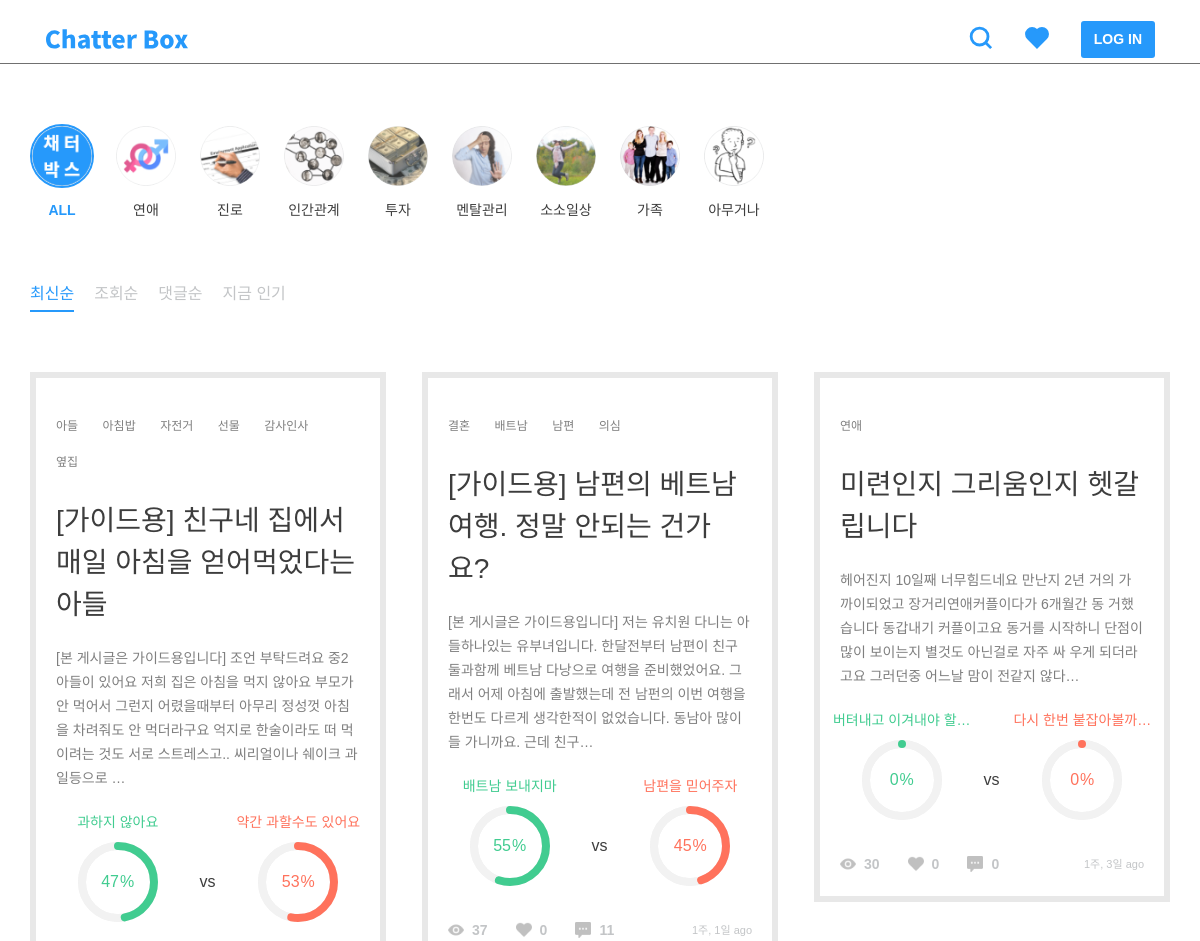
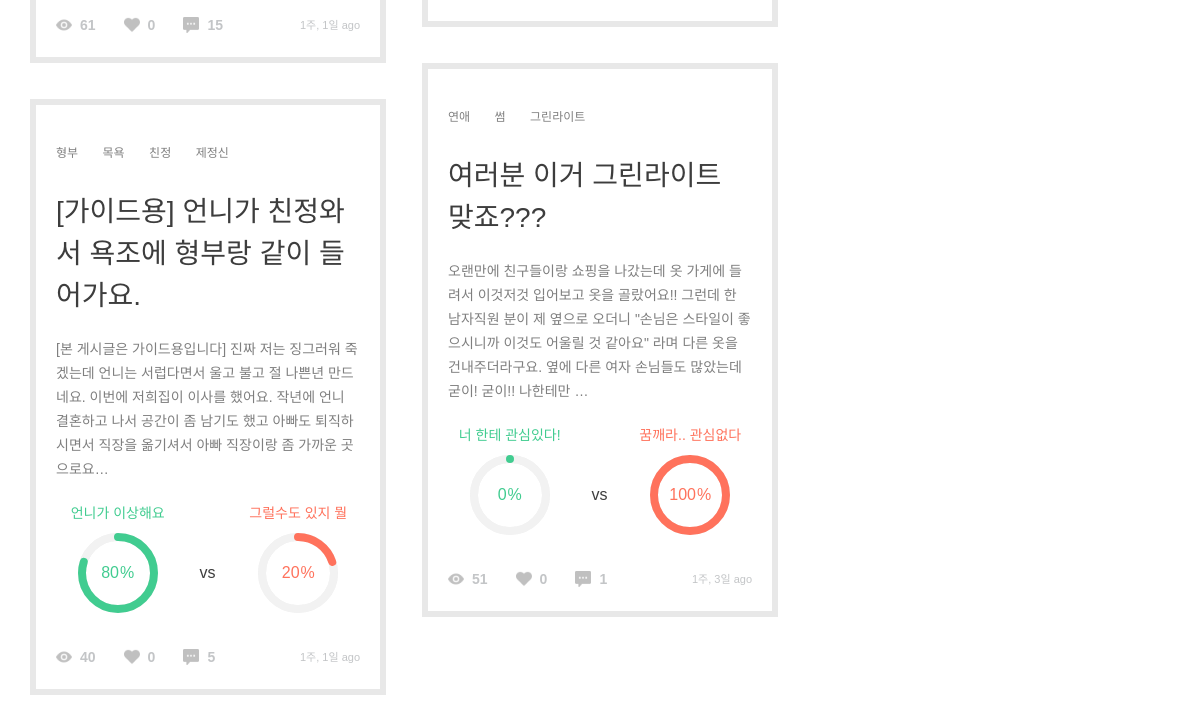
The page /post/?page=2 on the database as committed earlier (2 pictures, top to bottom).
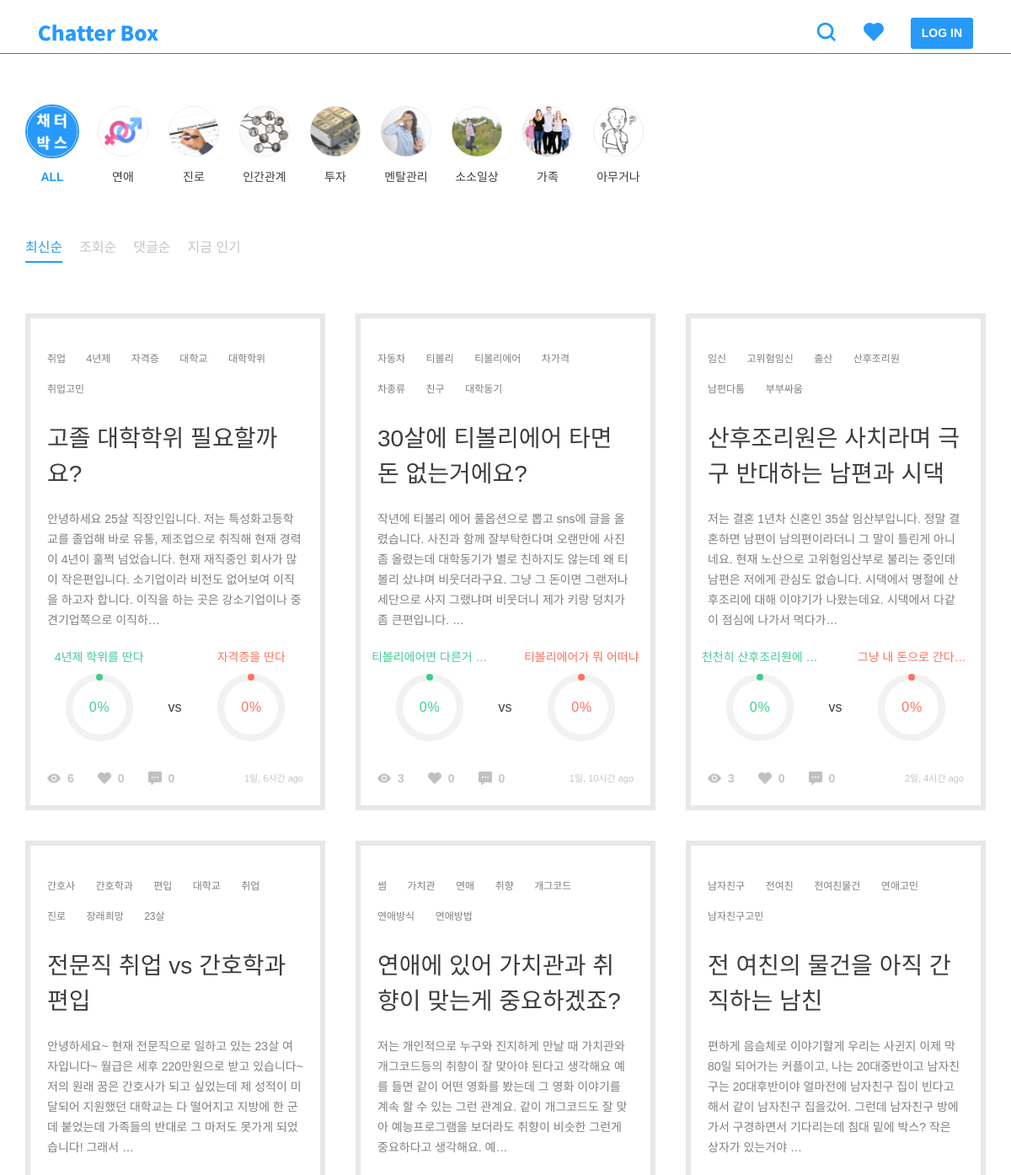
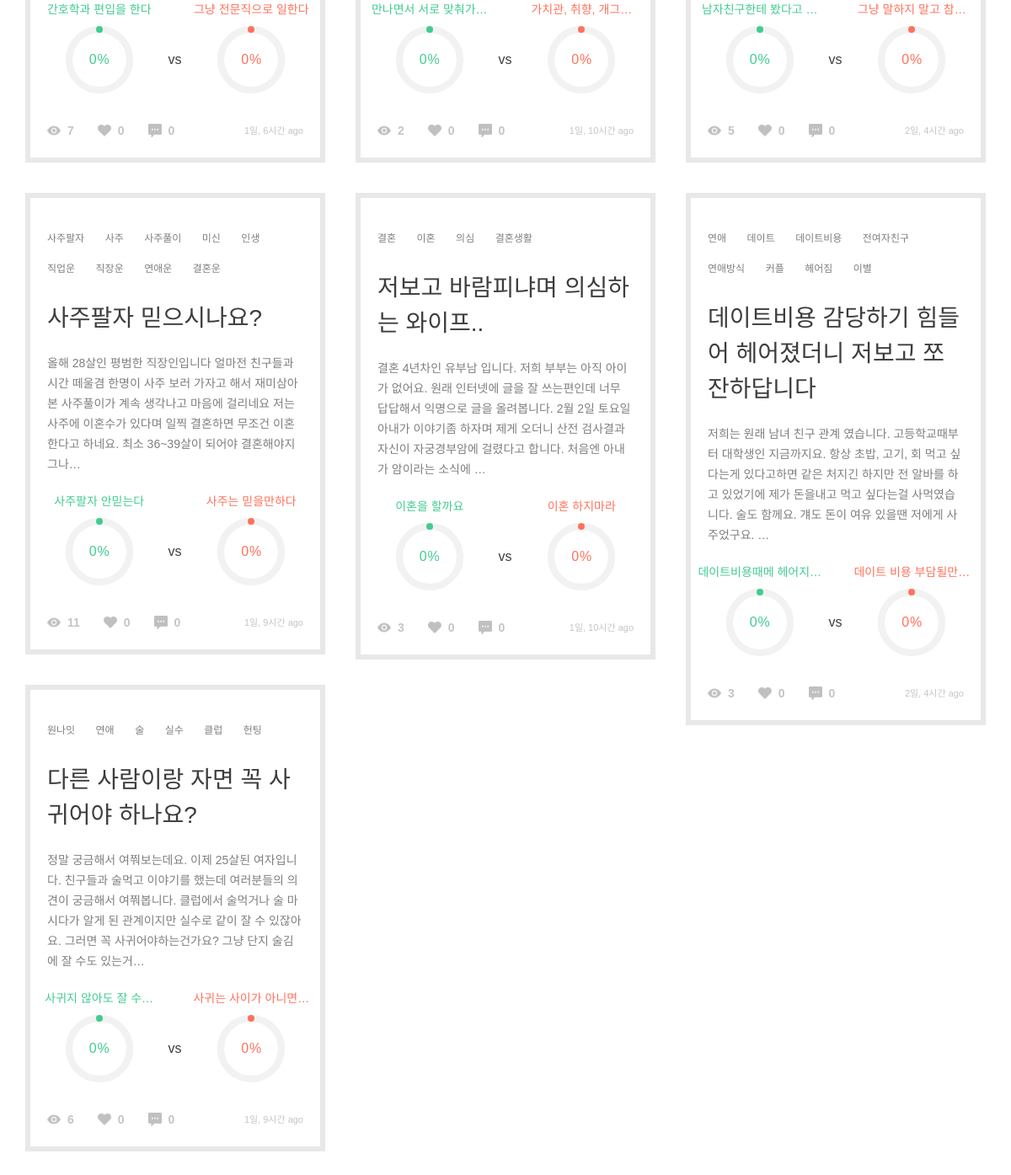
The same page on the database as committed later (2 pictures, top to bottom).
### post/models.py (models this page shows, shortened)
class Category(models.Model):
    name = models.CharField(max_length=200)
    slug = models.SlugField()
    parent = models.ForeignKey(
        'self', blank=True, null=True, related_name='children')
    class Meta:
        unique_together = ('slug', 'parent',)
        verbose_name_plural = "categories"  # categories under a parent with same slug

class TimeStampedModel(models.Model):
    created_at = models.DateTimeField(auto_now_add=True, null=True)
    updated_at = models.DateTimeField(auto_now=True, null=True)
    class Meta():
        abstract = True

class Post(TimeStampedModel):
    author = models.ForeignKey(settings.AUTH_USER_MODEL)
    category = models.ForeignKey('Category')
    title = models.CharField(max_length=160, null=True)
    background = models.TextField()
    background_image1 = models.ImageField(
        upload_to='post', blank=True, null=True)
    background_image2 = models.ImageField(
        upload_to='post', blank=True, null=True)
    background_image3 = models.ImageField(
        upload_to='post', blank=True, null=True)
    background_image4 = models.ImageField(
        upload_to='post', blank=True, null=True)
    background_image5 = models.ImageField(
        upload_to='post', blank=True, null=True)
    tag = TagField()
    view_count = models.PositiveSmallIntegerField(default=0)
    share_count = models.PositiveSmallIntegerField(default=0)
    pro_title = models.CharField(max_length=160, null=True)
    con_title = models.CharField(max_length=160, null=True)
    @property
    def natural_time(self):
        return naturaltime(self.created_at)
    @property
    def likes_count(self):
        return self.like_users.all().count()
    @property
    def comment_count(self):
        all_count = self.comment_set.count()
        return all_count
    @property
    def pro_count(self):
        pro_sum = self.comment_set.filter(type=True).count()
        pro_comments = self.comment_set.filter(type=True)
        for comment in pro_comments:
            pro_sum = pro_sum + comment.count_comment_likes
        return pro_sum
    @property
    def con_count(self):
        con_sum = self.comment_set.filter(type=False).count()
        con_comments = self.comment_set.filter(type=False)
        for comment in con_comments:
            con_sum = con_sum + comment.count_comment_likes
        return con_sum
    @property
    def all_count(self):
        return self.pro_count + self.con_count
    @property
    def pro_percent(self):
        if not self.all_count == 0:
            result = self.pro_count / self.all_count
        else:
            result = 0
        return result
    @property
    def con_percent(self):
        if not self.all_count == 0:
            result = self.con_count / self.all_count
        else:
            result = 0
        return result
    class Meta:
        ordering = ['-created_at']

### post/views.py (the view)
def post_list(request):
    sort = request.GET.get('sort', '')
    categories = Category.objects.all()
    posts = Post.objects.all()
    if sort == 'likes':
        posts = posts.annotate(like_count=Count(
            'like_users')).order_by('-like_count')
    elif sort == 'views':
        posts = posts.order_by('-view_count')
    elif sort == 'comments':
        posts = posts.annotate(count=Count('comment')).order_by('-count')
    else:
        posts = posts.order_by('-created_at')
    paginator = Paginator(posts, 10)
    page = request.GET.get('page')
    try:
        posts = paginator.page(page)
    except PageNotAnInteger:
        posts = paginator.page(1)
    except EmptyPage:
        posts = paginator.page(paginator.num_pages)
    context = {'posts': posts, 'categories': categories, 'sort': sort, }
    return render(request, 'post/post_list.html', context)

### comment/models.py (called while the page is built)
    @property
    def count_comment_likes(self):
        return self.like_comments.all().count()

### post/templatetags/post_extras.py (called while the page is built)
@register.filter
def split_tags(value):
    tags = []
    split_comma = value.split(',')
    for tag in split_comma:
        split_space = tag.split(" ")
        for tag in split_space:
            if tag:
                tags.append(tag)
    return tags

### templates/post/post_list.html (shortened to what this page needs)
{% extends 'base.html' %}
{% load static %}
{% block customCSS %}
<link rel="stylesheet" href="{% static 'css/include/categories.css' %}" />
<link rel="stylesheet" href="{% static 'css/include/sorts.css' %}" />
<link rel="stylesheet" href="{% static 'css/include/pie_chart.css' %}">
<link rel="stylesheet" href="{% static 'css/post/post_list.css' %}" />
{% endblock %}
{% block content %}
<div class="row">
    {% include 'include/category.html' %}
    {% include 'include/sort.html' %}
</div>
<div class="row justify-content-center p-0">
    <div class="infinite-container columns col-12 p-0 m60">
        {% for post in posts %}
        <figure id="post-{{ post.pk }}" class="infinite-item">
            {% include 'include/post.html' %}
        </figure>
        {% endfor %}
    </div>
</div>
{% endblock %}
{% block customJS %}
<script>
    var infinite = new Waypoint.Infinite({
        element: $('.infinite-container')[0],
        onBeforePageLoad: function () {
        },
        onAfterPageLoad: function ($items) {
            customChart();
        }
    });
</script>
{% endblock %}

### templates/include/category.html (shortened to what this page needs)
{% load static %}
<div class="category-wrap">
    <div class="category m60" name="{{ target }}">
        <a id="all" class="category-link" href="{% url 'post:post_list' %}">
            <img class="category-icon" src="{% static '/img/categories/all.png' %}" />
            <h6>ALL</h6>
        </a>
        {% for category in categories %}
        <a id="{{ category.slug }}" class="category-link" href="/post/category/{{ category.slug }}">
            <img class="category-icon" src="/static/img/categories/{{ category.slug }}.png" />
            <h6>{{ category.name }}</h6>
        </a>
        {% endfor %}
    </div>
</div>

### templates/include/post.html
{% load static %}
{% load post_extras %}
<div class="tag-list">
    {% for tag in post.tag|split_tags %}
    <a class="tag" href="/post/search/?q={{ tag }}">{{ tag }}</a>
    {% endfor %}
</div>
<a href="{% url 'post:post_detail' post_pk=post.pk %}">
    <h3>{{ post.title|truncatechars:40 }}</h3>
    <div class="background">
        <p>{{ post.background|safe|truncatechars:160 }}</p>
    </div>
</a>
<div class="percent-wrap">
    <div class="chart">
        <h6 class="label pro-title">{{ post.pro_title|truncatechars:12 }}</h6>
        <div class="percentage pro-chart" data-percent="{% widthratio post.pro_percent 1 100 %}">
            <span class="pro-title">{% widthratio post.con_percent 1 100 %}</span><sup class="pro-title">%</sup>
        </div>
    </div>
    <h5>vs</h5>
    <div class="chart">
        <h6 class="label con-title">{{ post.con_title|truncatechars:12 }}</h6>
        <div class="percentage con-chart" data-percent="{% widthratio post.con_percent 1 100 %}">
            <span class="con-title">{% widthratio post.con_percent 1 100 %}</span><sup class="con-title">%</sup>
        </div>
    </div>
</div>
<div class="btn-area">
    <img src="{% static '/img/icons/view.png' %}" />
    <h6>{{ post.view_count }}</h6>
    <img src="{% static '/img/icons/heart-gray.png' %}" />
    <h6>{{ post.likes_count }}</h6>
    <img src="{% static '/img/icons/comment.png' %}" />
    <h6>{{ post.comment_count }}</h6>
    <span class="ml-auto">{{ post.natural_time }}</span>
</div>

Rows that differ between the two databases and show on the page:
no longer on this page (row edited): Post: tag "아들" "아침밥" "자전거" "선물" "감사인사" "옆집", title "[가이드용] 친구네 집에서 매일 아침을 얻어먹었다는 아들", background "[본 게시글은 가이드용입니다] 조언 부탁드려요 중2 아들이 있어요 저희 집은 아침을 먹지 않아요 부모가 안 먹어서 그런지 어렸을때부터 아무리 정성껏 아침을 차려줘도 안 먹더라구요 억지로 한술이라도 떠 먹이려는 것도 서로 스트레스고.. 씨리얼이나 쉐이크 과일등으로 …", pro_title "과하지 않아요", con_title "약간 과할수도 있어요", view_count "61", likes_count "0", comment_count "15", natural_time "1주, 1일 ago"
no longer on this page (row edited): Post: tag "형부" "목욕" "친정" "제정신", title "[가이드용] 언니가 친정와서 욕조에 형부랑 같이 들어가요.", background "[본 게시글은 가이드용입니다] 진짜 저는 징그러워 죽겠는데 언니는 서럽다면서 울고 불고 절 나쁜년 만드네요. 이번에 저희집이 이사를 했어요. 작년에 언니 결혼하고 나서 공간이 좀 남기도 했고 아빠도 퇴직하시면서 직장을 옮기셔서 아빠 직장이랑 좀 가까운 곳으로요…", pro_title "언니가 이상해요", con_title "그럴수도 있지 뭘", view_count "40", likes_count "0", comment_count "5", natural_time "1주, 1일 ago"
no longer on this page (row edited): Post: tag "결혼" "배트남" "남편" "의심", title "[가이드용] 남편의 베트남 여행. 정말 안되는 건가요?", background "[본 게시글은 가이드용입니다] 저는 유치원 다니는 아들하나있는 유부녀입니다. 한달전부터 남편이 친구 둘과함께 베트남 다낭으로 여행을 준비했었어요. 그래서 어제 아침에 출발했는데 전 남펀의 이번 여행을 한번도 다르게 생각한적이 없었습니다. 동남아 많이들 가니까요. 근데 친구…", pro_title "배트남 보내지마", con_title "남편을 믿어주자", view_count "37", likes_count "0", comment_count "11", natural_time "1주, 1일 ago"
no longer on this page (row edited): Post: tag "연애" "썸" "그린라이트", title "여러분 이거 그린라이트 맞죠???", background "오랜만에 친구들이랑 쇼핑을 나갔는데 옷 가게에 들려서 이것저것 입어보고 옷을 골랐어요!! 그런데 한 남자직원 분이 제 옆으로 오더니 \"손님은 스타일이 좋으시니까 이것도 어울릴 것 같아요\" 라며 다른 옷을 건내주더라구요. 옆에 다른 여자 손님들도 많았는데 굳이! 굳이!! 나한테만 …", pro_title "너 한테 관심있다!", con_title "꿈깨라.. 관심없다", view_count "51", likes_count "0", comment_count "1", natural_time "1주, 3일 ago"
no longer on this page (row edited): Post: tag "연애", title "미련인지 그리움인지 헷갈립니다", background "헤어진지 10일째 너무힘드네요 만난지 2년 거의 가까이되었고 장거리연애커플이다가 6개월간 동 거했습니다 동갑내기 커플이고요 동거를 시작하니 단점이 많이 보이는지 별것도 아닌걸로 자주 싸 우게 되더라고요 그러던중 어느날 맘이 전같지 않다…", pro_title "버텨내고 이겨내야 할…", con_title "다시 한번 붙잡아볼까…", view_count "30", likes_count "0", comment_count "0", natural_time "1주, 3일 ago"
added Post: tag "취업" "4년제" "자격증" "대학교" "대학학위" "취업고민", title "고졸 대학학위 필요할까요?", background "안녕하세요 25살 직장인입니다. 저는 특성화고등학교를 졸업해 바로 유통, 제조업으로 취직해 현재 경력이 4년이 훌쩍 넘었습니다. 현재 재직중인 회사가 많이 작은편입니다. 소기업이라 비전도 없어보여 이직을 하고자 합니다. 이직을 하는 곳은 강소기업이나 중견기업쪽으로 이직하…", pro_title "4년제 학위를 딴다", con_title "자격증을 딴다", view_count "6", likes_count "0", comment_count "0", natural_time "1일, 6시간 ago"
added Post: tag "간호사" "간호학과" "편입" "대학교" "취업" "진로" "장래희망" "23살", title "전문직 취업 vs 간호학과 편입", background "안녕하세요~ 현재 전문직으로 일하고 있는 23살 여자입니다~ 월급은 세후 220만원으로 받고 있습니다~ 저의 원래 꿈은 간호사가 되고 싶었는데 제 성적이 미달되어 지원했던 대학교는 다 떨어지고 지방에 한 군데 붙었는데 가족들의 반대로 그 마저도 못가게 되었습니다! 그래서 …", pro_title "간호학과 편입을 한다", con_title "그냥 전문직으로 일한다", view_count "7", likes_count "0", comment_count "0", natural_time "1일, 6시간 ago"
added Post: tag "사주팔자" "사주" "사주풀이" "미신" "인생" "직업운" "직장운" "연애운" "결혼운", title "사주팔자 믿으시나요?", background "올해 28살인 평범한 직장인입니다 얼마전 친구들과 시간 떼울겸 한명이 사주 보러 가자고 해서 재미삼아 본 사주풀이가 계속 생각나고 마음에 걸리네요 저는 사주에 이혼수가 있다며 일찍 결혼하면 무조건 이혼한다고 하네요. 최소 36~39살이 되어야 결혼해야지 그나…", pro_title "사주팔자 안믿는다", con_title "사주는 믿을만하다", view_count "11", likes_count "0", comment_count "0", natural_time "1일, 9시간 ago"
added Post: tag "원나잇" "연애" "술" "실수" "클럽" "헌팅", title "다른 사람이랑 자면 꼭 사귀어야 하나요?", background "정말 궁금해서 여쭤보는데요. 이제 25살된 여자입니다. 친구들과 술먹고 이야기를 했는데 여러분들의 의견이 궁금해서 여쭤봅니다. 클럽에서 술먹거나 술 마시다가 알게 된 관계이지만 실수로 같이 잘 수 있잖아요. 그러면 꼭 사귀어야하는건가요? 그냥 단지 술김에 잘 수도 있는거…", pro_title "사귀지 않아도 잘 수…", con_title "사귀는 사이가 아니면…", view_count "6", likes_count "0", comment_count "0", natural_time "1일, 9시간 ago"
added Post: tag "자동차" "티볼리" "티볼리에어" "차가격" "차종류" "친구" "대학동기", title "30살에 티볼리에어 타면 돈 없는거에요?", background "작년에 티볼리 에어 풀옵션으로 뽑고 sns에 글을 올렸습니다. 사진과 함께 잘부탁한다며 오랜만에 사진좀 올렸는데 대학동기가 별로 친하지도 않는데 왜 티볼리 샀냐며 비웃더라구요. 그냥 그 돈이면 그랜저나 세단으로 사지 그랬냐며 비웃더니 제가 키랑 덩치가 좀 큰편입니다. …", pro_title "티볼리에어면 다른거 …", con_title "티볼리에어가 뭐 어떠냐", view_count "3", likes_count "0", comment_count "0", natural_time "1일, 10시간 ago"
added Post: tag "썸" "가치관" "연애" "취향" "개그코드" "연애방식" "연애방법", title "연애에 있어 가치관과 취향이 맞는게 중요하겠죠?", background "저는 개인적으로 누구와 진지하게 만날 때 가치관와 개그코드등의 취향이 잘 맞아야 된다고 생각해요 예를 들면 같이 어떤 영화를 봤는데 그 영화 이야기를 계속 할 수 있는 그런 관계요. 같이 개그코드도 잘 맞아 예능프로그램을 보더라도 취향이 비슷한 그런게 중요하다고 생각해요. 예…", pro_title "만나면서 서로 맞춰가…", con_title "가치관, 취향, 개그…", view_count "2", likes_count "0", comment_count "0", natural_time "1일, 10시간 ago"
added Post: tag "결혼" "이혼" "의심" "결혼생활", title "저보고 바람피냐며 의심하는 와이프..", background "결혼 4년차인 유부남 입니다. 저희 부부는 아직 아이가 없어요. 원래 인터넷에 글을 잘 쓰는편인데 너무 답답해서 익명으로 글을 올려봅니다. 2월 2일 토요일 아내가 이야기좀 하자며 제게 오더니 산전 검사결과 자신이 자궁경부암에 걸렸다고 합니다. 처음엔 아내가 암이라는 소식에 …", pro_title "이혼을 할까요", con_title "이혼 하지마라", view_count "3", likes_count "0", comment_count "0", natural_time "1일, 10시간 ago"
added Post: tag "임신" "고위험임신" "출산" "산후조리원" "남편다툼" "부부싸움", title "산후조리원은 사치라며 극구 반대하는 남편과 시댁", background "저는 결혼 1년차 신혼인 35살 임산부입니다. 정말 결혼하면 남편이 남의편이라더니 그 말이 틀린게 아니네요. 현재 노산으로 고위험임산부로 불리는 중인데 남편은 저에게 관심도 없습니다. 시댁에서 명절에 산후조리에 대해 이야기가 나왔는데요. 시댁에서 다같이 점심에 나가서 먹다가…", pro_title "천천히 산후조리원에 …", con_title "그냥 내 돈으로 간다…", view_count "3", likes_count "0", comment_count "0", natural_time "2일, 4시간 ago"
added Post: tag "남자친구" "전여친" "전여친물건" "연애고민" "남자친구고민", title "전 여친의 물건을 아직 간직하는 남친", background "편하게 음슴체로 이야기할게 우리는 사귄지 이제 막 80일 되어가는 커플이고, 나는 20대중반이고 남자친구는 20대후반이야 얼마전에 남자친구 집이 빈다고 해서 같이 남자친구 집을갔어. 그런데 남자친구 방에 가서 구경하면서 기다리는데 침대 밑에 박스? 작은 상자가 있는거야 …", pro_title "남자친구한테 봤다고 …", con_title "그냥 말하지 말고 참…", view_count "5", likes_count "0", comment_count "0", natural_time "2일, 4시간 ago"
added Post: tag "연애" "데이트" "데이트비용" "전여자친구" "연애방식" "커플" "헤어짐" "이별", title "데이트비용 감당하기 힘들어 헤어졌더니 저보고 쪼잔하답니다", background "저희는 원래 남녀 친구 관계 였습니다. 고등학교때부터 대학생인 지금까지요. 항상 초밥, 고기, 회 먹고 싶다는게 있다고하면 같은 처지긴 하지만 전 알바를 하고 있었기에 제가 돈을내고 먹고 싶다는걸 사먹였습니다. 술도 함께요. 걔도 돈이 여유 있을땐 저에게 사주었구요. …", pro_title "데이트비용때메 헤어지…", con_title "데이트 비용 부담될만…", view_count "3", likes_count "0", comment_count "0", natural_time "2일, 4시간 ago"
